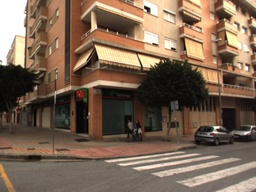
//> input picture Images/0095.jpg, 256 x 192 px, shrunk from 1024 x 768 before the run
$ ./Program   (built with g++ and OpenCV 4)
//> lines starting //> are read from the running program, lines starting //| are printed output that depends on the picture; after the words box and inside, x2 and y2 are one past the last pixel; in counts of white or black regions, pixels touching at a corner belong together
#include <opencv2/core.hpp>
#include <opencv2/highgui/highgui.hpp>
#include "opencv2/imgproc/imgproc.hpp"

#include <time.h>
#include <stdlib.h>

#include <iostream>
#include <math.h>

size_t GetIterationNumber(
    const double& inlierRatio_,
    const double& confidence_,
    const size_t& sampleSize_)
{
    std::cout << "Inlier ratio is " << inlierRatio_ << std::endl;
    double a =
        log(1.0 - confidence_);
    double b =
        log(1.0 - std::pow(inlierRatio_, sampleSize_));

    if (abs(b) < std::numeric_limits<double>::epsilon())
        return std::numeric_limits<size_t>::max();

    return a / b;
}

void GetEdgePoints(cv::Mat &image, cv::Mat &edges, std::vector<cv::Point2d> &points) {
    //cv::Mat edges;
    cv::Canny(image, edges, 80, 160);
    //cv::imshow("Original", image);
    //cv::imshow("Edges", edges);

    cv::Mat binaryMat(edges.size(), edges.type());
    cv::threshold(edges, binaryMat, 100, 255, cv::THRESH_BINARY);

    uint8_t* binaryMatData = binaryMat.data;
    int width = binaryMat.cols;
    int height = binaryMat.rows;
    int _stride = binaryMat.step;
    for (int i = 0; i < height; i++) {
        for (int j = 0; j < width; j++) {
            if (binaryMatData[i * _stride + j]) {
                points.push_back(cv::Point2d(j, i));
            }
        }
    }
}

std::vector<int> RandomPerm(int sampleSize, int dataSize) {
    std::vector<int> result;
    for (size_t sampleIdx = 0; sampleIdx < sampleSize && sampleIdx < dataSize; sampleIdx++) {
        int val;
        bool isFound;
        do {
            val = rand() % (dataSize - 1);
            isFound = false;
            for (size_t i = 0; i < result.size(); i++) {
                if (val == result[i]) {
                    isFound = true;
                    break;
                }
            }
        } while (isFound);
        result.push_back(val);
    }
    return result;
}

struct Line {
public:
    double a = 0, b = 0, c = 0;
};

void DrawPoints(const std::vector<cv::Point2d> &points, cv::Mat image) {
    for (int i = 0; i < points.size(); i++) {
        circle(image, points[i], 0, cv::Scalar(255, 255, 255), -1);
    }
}

double DistanceBetweenTwoPoints(cv::Point2d p1, cv::Point2d p2) {
    cv::Point2d p =  p1 - p2;
    return pow(p.x, 2) + pow(p.y, 2);
}

void RANSAC(const std::vector<cv::Point2d> &dataset, std::vector<int> &bestInliersIdx, Line &bestModel, const int kSampleSize, double threshold, double confidence, int maxIter, cv::Mat& image, bool isDrawing = false) {

    if (dataset.size() < kSampleSize) {
        return;
    }

    bestInliersIdx.clear();

    int iter = 0;
    int maxIter_ = maxIter;
    std::vector<int> inliersIdx;

    std::vector<int> sampleIdx(kSampleSize);
    std::vector<cv::Point2d> sample(kSampleSize);
    cv::Mat lineModel;

    cv::Mat imageLine = image.clone();
    cv::Mat imagePoint;
    while (iter++ < maxIter_) {
        //Select random points
        sample.clear();
        sampleIdx = RandomPerm(kSampleSize, dataset.size());
        for (size_t i = 0; i < kSampleSize; i++) {
            sample.push_back(dataset[sampleIdx[i]]);
        }

        //Create model:
        cv::Point2d p1 = sample[0];
        cv::Point2d p2 = sample[1];
        cv::Point2d v = p2 - p1;
        v = v / cv::norm(v);
        //Rotate v by 90 degrees to get n
        cv::Point2d n;
        n.x = -v.y;
        n.y = v.x;

        double a = n.x;
        double b = n.y;
        double c = -(a * p1.x + b * p1.y);

        if (isDrawing) {
            imagePoint = imageLine.clone();
            circle(imagePoint, p1, 3, cv::Scalar(0, 255, 0), -1);
            circle(imagePoint, p2, 3, cv::Scalar(0, 255, 0), -1);
            cv::imshow("RANSAC", imagePoint);
            cv::waitKey(1);
        }

        //Fit model:
        cv::Point2d point;
        double distance;
        inliersIdx.clear();
        for (size_t dataIdx = 0; dataIdx < dataset.size(); dataIdx++) {
            point = dataset[dataIdx];
            distance = abs(a * point.x + b * point.y + c);
            if (distance < threshold) {
                inliersIdx.push_back(dataIdx);
            }
        }

        if (inliersIdx.size() > bestInliersIdx.size() && inliersIdx.size() > 200) {
            bestModel.a = a;
            bestModel.b = b;
            bestModel.c = c;
            bestInliersIdx = inliersIdx;

            // Update the maximum iteration number
            maxIter_ = GetIterationNumber(
                static_cast<double>(bestInliersIdx.size()) / static_cast<double>(dataset.size()),
                confidence,
                kSampleSize);

            printf("Inlier number = %d\tMax iterations = %d\n", (int)bestInliersIdx.size(), maxIter_);

            if (isDrawing) {
                imageLine = image.clone();
                for (int i = 0; i < bestInliersIdx.size(); i++) {
                    circle(imageLine, dataset[bestInliersIdx[i]], 0, cv::Scalar(255, 0, 0), -1);
                }
                circle(imageLine, p1, 3, cv::Scalar(0, 255, 0), -1);
                circle(imageLine, p2, 3, cv::Scalar(0, 255, 0), -1);
                cv::imshow("RANSAC", imageLine);
                cv::waitKey(1);
            }
        }
        std::cout << (double)iter / maxIter_ * 100 << "%\r";
        std::cout.flush();
    }

    //Draw best line:
    cv::line(image,
				cv::Point2d(0, -bestModel.c / bestModel.b),
				cv::Point2d(image.cols, (-bestModel.a * image.cols - bestModel.c) / bestModel.b),
				cv::Scalar(0, 0, 255),
				2);
    cv::imshow("RANSAC", image);
    cv::waitKey(1);

}

int main(int argc, char** argv)
{
    //0095
    //0097
    //left
    //right
    srand(time(NULL));
    std::string image_path = cv::samples::findFile("Images/0095.jpg");
    cv::Mat img = imread(image_path, cv::IMREAD_COLOR);
//> img is the input picture: 192 rows x 256 cols, CV_8UC3; mean B, G, R 82.7, 101, 122.6
    cv::Mat emptyImg(img.size(), img.type(), cv::Scalar(0,0,0));

    std::vector<cv::Point2d> points;
    cv::Mat edges_image;
    GetEdgePoints(img, edges_image, points);
//> in GetEdgePoints, `cv::Canny(image, edges, 80, 160);`:
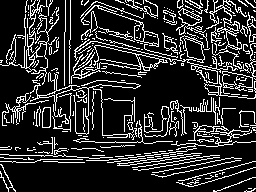
//> edges: 192 rows x 256 cols, CV_8UC1; 17.8% white in thin lines or dots
//> after the loop in GetEdgePoints, `for (int i = 0; i < height; i++)`: points = 8759 Points (x, y), first 12: [27, 0], [31, 0], [35, 0], [37, 0], [39, 0], [46, 0], [50, 0], [52, 0], [65, 0], [70, 0], [82, 0], [88, 0]
    Line line;
    std::cout << points.size() << std::endl;
//| 8759
    DrawPoints(points, emptyImg);
//> after the loop in DrawPoints, `for (int i = 0; i < points.size(); i++)`: image: 192 rows x 256 cols, CV_8UC3; 17.8% white in thin lines or dots
    cv::imshow("RANSAC", emptyImg);
    //cv::imshow("RANSAC", img);

    std::vector<int> inliersIdx;
    for (int i = 0; i < 50; i++) {
        //algorithm is not using confidence, but is here (its implementation is commented inside the function)
        RANSAC(points, inliersIdx, line, 2, 2.0, 0.99, 100, emptyImg, false);
        std::cout << "At step " << i + 1 << " Line was found with size " << inliersIdx.size() << std::endl;
    }
//> this loop made 50 passes
//| At step 1 Line was found with size 356
//| At step 2 Line was found with size 372
//| At step 3 Line was found with size 341
//| At step 4 Line was found with size 318
//| At step 5 Line was found with size 348
//| At step 6 Line was found with size 328
//| At step 7 Line was found with size 360
//| At step 8 Line was found with size 363
//> (output is shown up to pass 8 of 50)
//> pass 1, in RANSAC, `cv::imshow("RANSAC", image);`:
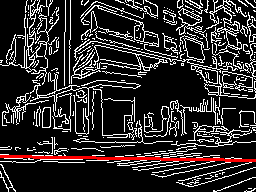
//> window 'RANSAC': 192 rows x 256 cols, CV_8UC3; mean B, G, R 44.3, 44.3, 48.2
//> pass 2, in RANSAC (call 2), `cv::imshow("RANSAC", image);`:
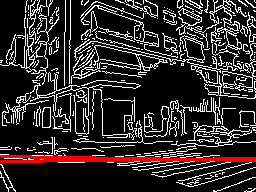
//> window 'RANSAC': 192 rows x 256 cols, CV_8UC3; mean B, G, R 43.4, 43.4, 49.7
//> pass 3, `RANSAC(points, inliersIdx, line, 2, 2.0, 0.99, 100, emptyImg, false);`:
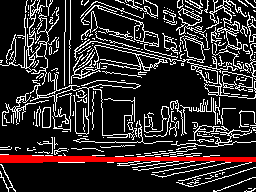
//> emptyImg: 192 rows x 256 cols, CV_8UC3; mean B, G, R 43.1, 43.1, 50.1
//> after the loop:
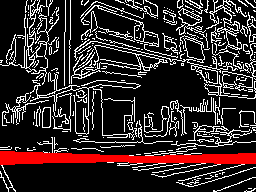
//> emptyImg: 192 rows x 256 cols, CV_8UC3; 2.09% of pixels changed, all inside (x1, y1, x2, y2) = (0, 151, 256, 165)
//> after the loop, inliersIdx = 355 values from 7646 to 8012
    std::cout << "Finished" << std::endl;
    int k = cv::waitKey(0);
//> the space key is pressed

    return 0;
}

$ run again, with Images/0097.jpg copied over Images/0095.jpg
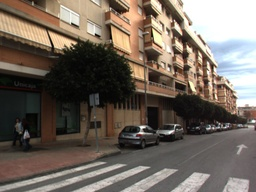
//> input picture Images/0097.jpg, 256 x 192 px, shrunk from 1024 x 768 before the run
//> img is the input picture: 192 rows x 256 cols, CV_8UC3; mean B, G, R 92.8, 102.7, 112.9
//> in GetEdgePoints, `cv::Canny(image, edges, 80, 160);`:
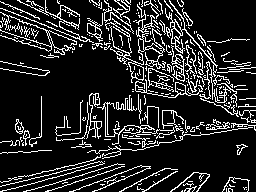
//> edges: 192 rows x 256 cols, CV_8UC1; 15.2% white in thin lines or dots
//> after the loop in GetEdgePoints, `for (int i = 0; i < height; i++)`: points = 7466 Points (x, y), first 12: [17, 0], [18, 0], [19, 0], [27, 0], [28, 0], [45, 0], [57, 0], [89, 0], [91, 0], [92, 0], [99, 0], [104, 0]
//| 7466
//> the loop `for (int i = 0; i < 50; i++)` made 50 passes
//| At step 1 Line was found with size 368
//| At step 2 Line was found with size 362
//| At step 3 Line was found with size 362
//| At step 4 Line was found with size 361
//| At step 5 Line was found with size 361
//> (output is shown up to pass 5 of 50)
//> after the loop `for (int i = 0; i < 50; i++)`:
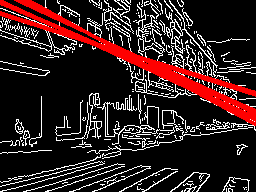
//> emptyImg: 192 rows x 256 cols, CV_8UC3; mean B, G, R 32.3, 32.3, 52.6
//> after the loop `for (int i = 0; i < 50; i++)`: inliersIdx = 362 values from 3 to 5186

$ run again, with Images/left.jpg copied over Images/0095.jpg
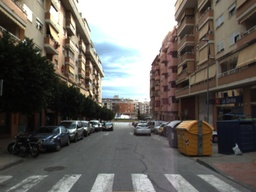
//> input picture Images/left.jpg, 256 x 192 px, shrunk from 1024 x 768 before the run
//> img is the input picture: 192 rows x 256 cols, CV_8UC3; mean B, G, R 95.4, 100.6, 104.6
//> in GetEdgePoints, `cv::Canny(image, edges, 80, 160);`:
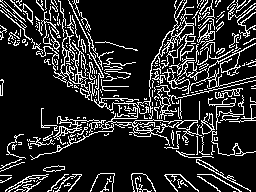
//> edges: 192 rows x 256 cols, CV_8UC1; 16.4% white in thin lines or dots
//> after the loop in GetEdgePoints, `for (int i = 0; i < height; i++)`: points = 8080 Points (x, y), first 12: [0, 0], [2, 0], [10, 0], [11, 0], [14, 0], [18, 0], [21, 0], [36, 0], [38, 0], [41, 0], [45, 0], [51, 0]
//| 8080
//> the loop `for (int i = 0; i < 50; i++)` made 50 passes
//| At step 1 Line was found with size 368
//| At step 2 Line was found with size 369
//| At step 3 Line was found with size 389
//| At step 4 Line was found with size 379
//| At step 5 Line was found with size 368
//> (output is shown up to pass 5 of 50)
//> after the loop `for (int i = 0; i < 50; i++)`:
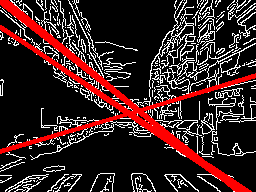
//> emptyImg: 192 rows x 256 cols, CV_8UC3; mean B, G, R 34.7, 34.7, 58.2
//> after the loop `for (int i = 0; i < 50; i++)`: inliersIdx = 369 values from 0 to 8077
